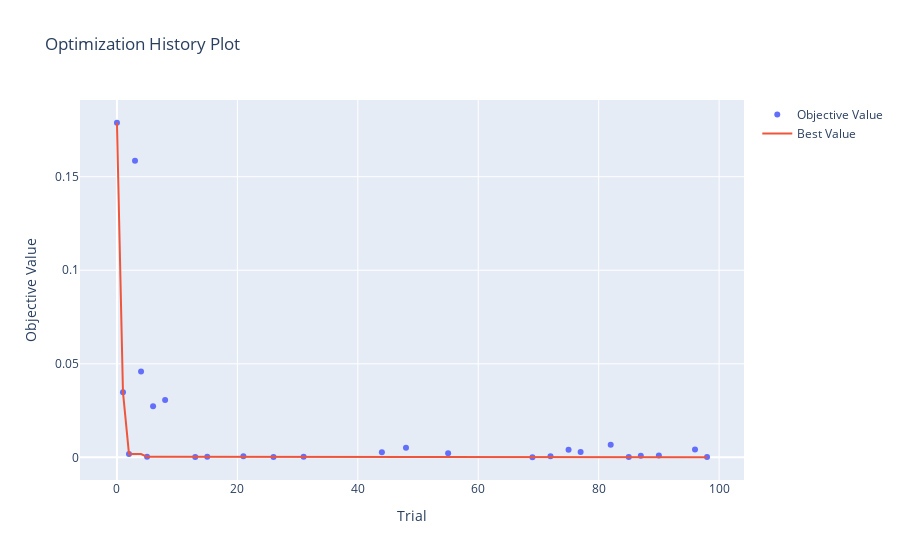

The cell this chart's notebook holds for it:
### Code cell
fig = optuna.visualization.plot_optimization_history(study)
graph_path = pathlib.Path(f"../../figures/{params.MODEL_TYPE}/{params.MODEL_NAME}/")
# if path doesn't exist, make path with pathlib
graph_path.mkdir(parents=True, exist_ok=True)

graph_path = f"../../figures/{params.MODEL_TYPE}/{params.MODEL_NAME}/plot_optimization_history_graph"
fig.write_image(pathlib.Path(f"{graph_path}.png"))
fig.show()

### Figure 1 — Plotly figure (JSON) as saved in the notebook; plotly's stock layout.template omitted (floating-point values rounded to 4 significant figures)
{"data": [{"mode": "markers", "name": "Objective Value", "type": "scatter", "x": [0, 1, 2, 3, 4, 5, 6, 8, 13, 15, 21, 26, 31, 44, 48, 55, 69, 72, 75, 77, 82, 85, 87, 90, 96, 98], "y": [0.1788, 0.0348, 0.001758, 0.1585, 0.04593, 0.0002813, 0.0273, 0.03068, 0.0002084, 0.0003415, 0.0006075, 0.0002013, 0.000357, 0.002663, 0.005077, 0.002242, 4.147e-05, 0.0005826, 0.003995, 0.002841, 0.006726, 0.000162, 0.0008, 0.0009674, 0.004206, 0.0001646]}, {"name": "Best Value", "type": "scatter", "x": [0, 1, 2, 3, 4, 5, 6, 8, 13, 15, 21, 26, 31, 44, 48, 55, 69, 72, 75, 77, 82, 85, 87, 90, 96, 98], "y": [0.1788, 0.0348, 0.001758, 0.001758, 0.001758, 0.0002813, 0.0002813, 0.0002813, 0.0002084, 0.0002084, 0.0002084, 0.0002013, 0.0002013, 0.0002013, 0.0002013, 0.0002013, 4.147e-05, 4.147e-05, 4.147e-05, 4.147e-05, 4.147e-05, 4.147e-05, 4.147e-05, 4.147e-05, 4.147e-05, 4.147e-05]}], "layout": {"title": {"text": "Optimization History Plot"}, "xaxis": {"title": {"text": "Trial"}}, "yaxis": {"title": {"text": "Objective Value"}}}}
